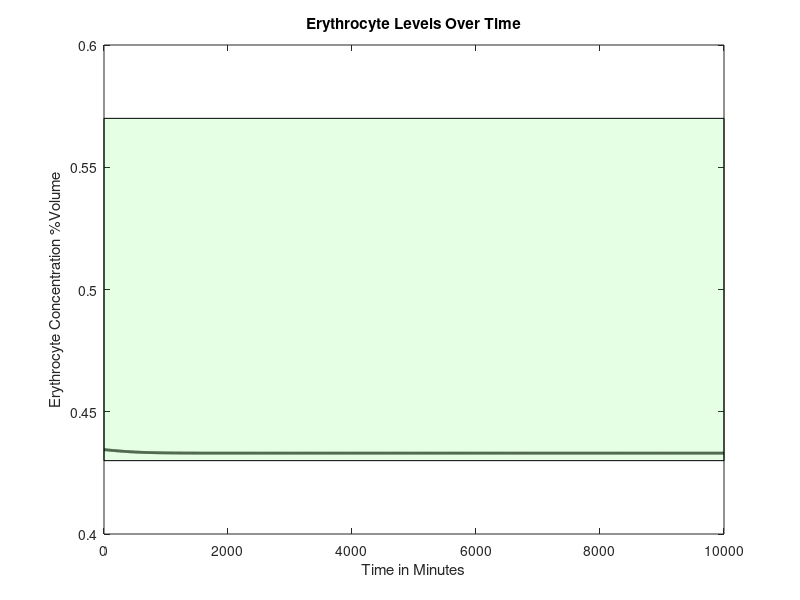
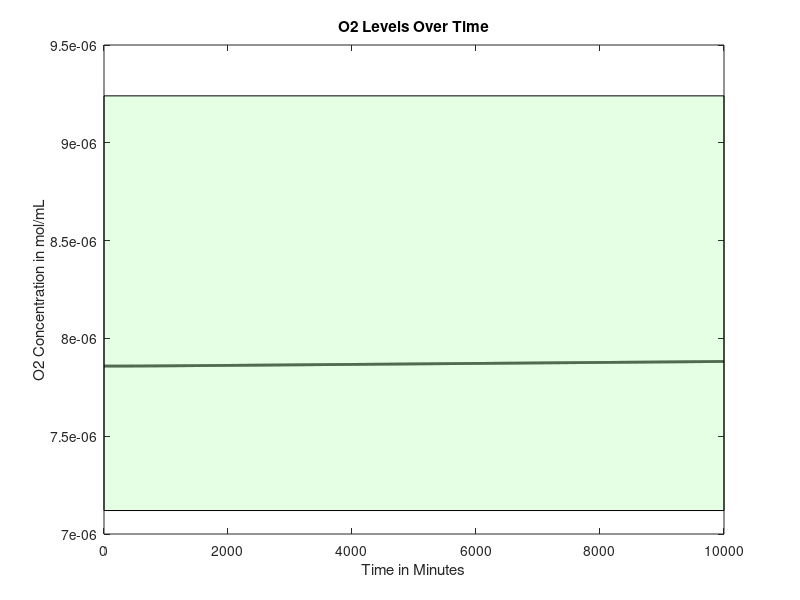
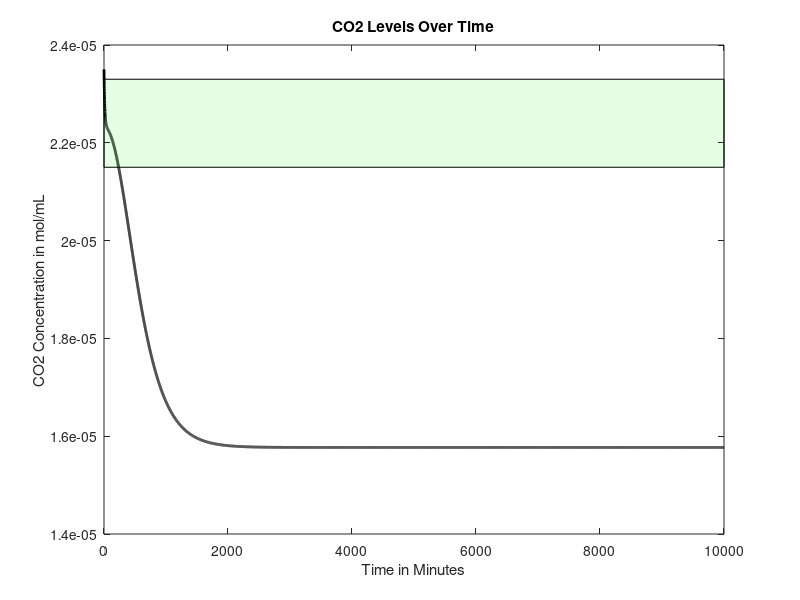
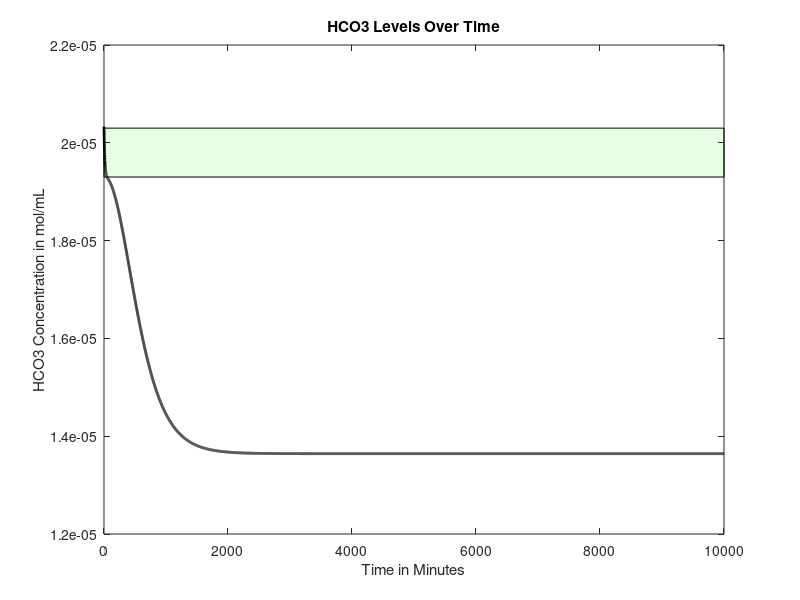

Write MATLAB code to recreate these figures, in order.
function mainfunction2withLiverEating2combo1bonesadd()

age = 50;%30; %Age in years
gender = 0; %Gender, 0=male, 1=female
mass = 70; %Weight in kg
anemia = 1; %Is the patient anemic? 1 if yes, 0 if no
bleed = 0.01; %bleeding rate in mL/min, if anemic
FerritinStores = 0.0179; %Stored moles of iron in liver as ferritin

RQ=0.825;%reaction quotients for the general body and
%RQheart=0.7;

if (40>=age) %if/else statement that sets heart rate based on age, in bpm
    baseheartrate = 60;
else 
    baseheartrate= 70;
end

%Intake of various nutrients
carbs=130;
calciumintake=1000;
sodiumintake=500;

if gender==1
    ironintake=18;
else
    ironintake=8;
end

basebloodweight=0.07*mass; %sets mass of blood in the body based on percentage composition of blood and bodyweight
%SV=mass; %stroke volume, blood pumped out of heart per beat in mL
bloodweight=basebloodweight;
bloodflow0 = 1000*bloodweight/1.06; %blood flow out of heart per minute in mL, divided by density of 1.06 g/mL (steady state value)

% cvector = concentration vector, [cE, cNa, cCa, cIron, cGlucose, cO2,
% cCO2, cHCO3], where c = "concentration of", and the letters are our
% components

if gender == 0 %if loop sets volume percentage of red blood cells based on gender
    cE0 = 0.4345;
elseif gender == 1
    cE0 = 0.402;
end

%set concentration of O2 and CO2 in mol/mL at BTP in venous blood
cO2 = 0.00000785855;
cCO2 = 0.0000235;
%concentration of bicarbonate in venous blood, in mol/L
cHCO3 = 0.00002033;
%concnetartion of glucose in mol/mL
cGlucose = 0.0000055;
%Na concentration in mol/mL
cNa = 0.000137;
%Concentration of Ca in mol/mL
cCa = 0.00000248;
%Concentration of iron in mol/mL
cIron = 7.2231e-06;

cvector0 = [cE0 cO2 cCO2 cHCO3 cGlucose cNa cCa cIron]; %concentration in the blood, in moles? mL/mL of blood

cEtrack=[cvector0(1)];
cO2track=[cvector0(2)];
cCO2track=[cvector0(3)];
cHCO3track=[cvector0(4)];
cGlucosetrack=[cvector0(5)];
cNatrack=[cvector0(6)];
cCatrack=[cvector0(7)];
cIrontrack=[cvector0(8)];
heartratetrack = [baseheartrate];

for loop=1:10000
    heartrate=(baseheartrate*cE0*basebloodweight)/(cvector0(1)*bloodweight);
    bloodflow0 = (heartrate/baseheartrate)*bloodflow0;
    % all blood per min for 60 beats per min -> all blood per 60 beats
    %(heartrate/60)*bloodflow0
    
    
    %Run initial venous blood through the heart
    [bloodflow, cvector, Ci] = lungs(bloodflow0, cvector0);
    %Run blood from lungs to the heart
    [bloodflow, cvector1] = heart(bloodflow, cvector, mass, Ci);
    %These three values are the blood flows that go from the heart to each
    %organ
    
    
    
    %Volumetric flow rate in and out of liver (mL/min)
    %Vi=Vj=V=100mL/min per 100g liver
    %Blood flow distribution will change during iron deficiency anemia but we
    %don't have a function modeling this yet
    
    if (18<=age) && (age<50)
        V=452+16.34*mass+11.85*age-166*gender;
    else
        V=1390+15.94*mass-12.86*age;
    end
    
    BFbraini=0.15*bloodflow;
    BFliveri=V;
    BFotherbloodi=bloodflow-BFbraini-0.3*BFliveri;
    %Process each of these three blood flows in their respective organs
    [BFbrainj, cvectorbrainj] = brain(BFbraini, cvector1, mass, Ci);
    
    [BFotherbloodj, cvectorotherbloodj] = otherblood(BFotherbloodi, cvector1, carbs, calciumintake, sodiumintake, ironintake, Ci, RQ, anemia, bleed);
    
    Mvectorotherbloodliver=0.7*V*cvectorotherbloodj;
    Mvectorheart=0.3*V*cvector1;
    cvectorliverin=(Mvectorotherbloodliver+Mvectorheart)/V;
    
    [BFliverj, cvectorliverj, FerritinStores1] = liver(BFliveri,cvectorliverin,gender,mass,Ci,FerritinStores, loop);
    %Redirect blood from liver to other blood and mix the two
    FerritinStores=FerritinStores1;
    Mvectorotherbloodj=(cvectorotherbloodj*(BFotherbloodj-0.7*V))+(cvectorliverj*BFliverj);
    %Add the blood flow from other blood and liver to get new blood volume
    BFotherbloodj=BFotherbloodj-0.7*V+BFliverj;
    %Do a weighted average to get a new cvector
    cvectorotherbloodj=Mvectorotherbloodj/BFotherbloodj;
    %Send 25% of the blood flow to the kidneys
    BFkidneyi=0.25*(BFbrainj+BFotherbloodj);
    %Subtract blood sent to kidneys from other blood
    BFotherbloodj=BFotherbloodj-BFkidneyi;
    %Have the kidneys process the blood they receive
    
    [BFkidneyj, cvectorkidneyj] = kidney(BFkidneyi, cvectorotherbloodj,RQ,mass, Ci, V);
    %Send blood processed in kidneys back to other blood, pool with brain, create Mvector
    Mvectorotherblood=(BFotherbloodj*cvectorotherbloodj)+(BFkidneyj*cvectorkidneyj)+(BFbrainj*cvectorbrainj);
    %Reset the bloodflow back into the lungs to the blood flow we just computed
    bloodflow0=BFotherbloodj+BFkidneyj+BFbrainj;
    
    %Recompute cvector0 by dividing Mvectorotherblood by bloodflow0
    cvector0=Mvectorotherblood/bloodflow0;
    
    cEtrack=[cEtrack cvector0(1)];
    cO2track=[cO2track cvector0(2)];
    cCO2track=[cCO2track cvector0(3)];
    cHCO3track=[cHCO3track cvector0(4)];
    cGlucosetrack=[cGlucosetrack cvector0(5)];
    cNatrack=[cNatrack cvector0(6)];
    cCatrack=[cCatrack cvector0(7)];
    cIrontrack=[cIrontrack cvector0(8)];
    heartratetrack = [heartratetrack heartrate];
    A = [cvector; cvector1; cvectorbrainj; cvectorotherbloodj; cvectorliverj; cvectorkidneyj; cvector0];
end
% figure
% plot(0:loop(end),heartratetrack)
figure
plot(0:loop(end),cEtrack,'k','LineWidth',2)
title('Erythrocyte Levels Over Time')
xlabel('Time in Minutes')
ylabel('Erythrocyte Concentration %Volume')
v1 = [0 .43; loop(end) .43; loop(end) .57; 0 .57;];
f1 = [1 2 3 4];
patch('Faces',f1,'Vertices',v1,'FaceColor','green','FaceAlpha',.1);

% v2 = [0 .57; loop(end) .57;];
% f2 = [1 2];
% patch('Faces',f1,'Vertices',v1,'FaceColor','red','FaceAlpha',.1);


figure
plot(0:loop(end),cO2track,'k','LineWidth',2)
title('O2 Levels Over Time')
xlabel('Time in Minutes')
ylabel('O2 Concentration in mol/mL')
v1 = [0 7.12e-6; loop(end) 7.12e-6; loop(end) 9.24e-6; 0 9.24e-6;];
f1 = [1 2 3 4];
patch('Faces',f1,'Vertices',v1,'FaceColor','green','FaceAlpha',.1);

figure
plot(0:loop(end),cCO2track,'k','LineWidth',2)
title('CO2 Levels Over Time')
xlabel('Time in Minutes')
ylabel('CO2 Concentration in mol/mL')
v1 = [0 2.15e-5; loop(end) 2.15e-5; loop(end) 2.33e-5; 0 2.33e-5;];
f1 = [1 2 3 4];
patch('Faces',f1,'Vertices',v1,'FaceColor','green','FaceAlpha',.1);

figure
plot(0:loop(end),cHCO3track,'k','LineWidth',2)
title('HCO3 Levels Over Time')
xlabel('Time in Minutes')
ylabel('HCO3 Concentration in mol/mL')
v1 = [0 1.93e-5; loop(end) 1.93e-5; loop(end) 2.03e-5; 0 2.03e-5;];
f1 = [1 2 3 4];
patch('Faces',f1,'Vertices',v1,'FaceColor','green','FaceAlpha',.1);

figure
plot(0:loop(end),cGlucosetrack,'k','LineWidth',2)
title('Glucose Levels Over Time')
xlabel('Time in Minutes')
ylabel('Glucose Concentration in mol/mL')
v1 = [0 3.8855e-6; loop(end) 3.8855e-6; loop(end) 9.991e-6; 0 9.991e-6;];
f1 = [1 2 3 4];
patch('Faces',f1,'Vertices',v1,'FaceColor','green','FaceAlpha',.1);

figure
plot(0:loop(end),cNatrack,'k','LineWidth',2)
title('Na Levels Over Time')
xlabel('Time in Minutes')
ylabel('Na Concentration in mol/mL')
v1 = [0 1.35e-4; loop(end) 1.35e-4; loop(end) 1.45e-4; 0 1.45e-4;];
f1 = [1 2 3 4];
patch('Faces',f1,'Vertices',v1,'FaceColor','green','FaceAlpha',.1);

figure
plot(0:loop(end),cCatrack,'k','LineWidth',2)
title('Ca Levels Over Time')
xlabel('Time in Minutes')
ylabel('Ca Concentration in mol/mL')
v1 = [0 2.2e-6; loop(end) 2.2e-6; loop(end) 2.7e-6; 0 2.7e-6;];
f1 = [1 2 3 4];
patch('Faces',f1,'Vertices',v1,'FaceColor','green','FaceAlpha',.1);

figure
plot(0:loop(end),cIrontrack,'k','LineWidth',2)
title('Iron Levels Over Time')
xlabel('Time in Minutes')
ylabel('Iron Concentration in mol/mL')
end

function [bloodout, Cout, Ci] = lungs(vblood, Cvector)
Cout = [];
% Finding volumetric flow rate out of oxygen
CiO2 = 0.000001964637; %5mL/100mL becomes .000001964637 mol
%CdeoxygenatedO2 = 0.16; %from graph and partial pressure of oxygen in entering deoxygenated blood being...
Ci=CiO2*vblood;                       %40 mmHg (this might also depend on hemoglobin)
nO2i = vblood*(Cvector(2)+CiO2); %O2 in, mL/min
nO2cons = 0.05*CiO2*vblood;%.0002082515; %5.3 mL/min becomes .0002082515 mol/min
nO2j = nO2i - nO2cons; %O2 out, mol/min
Cout(2) = nO2j/vblood; %mol/mL

% Finding volumetric flow rate out of carbon dioxide
nCO2i = vblood*Cvector(3);
nCO2cons = nCO2i*(1-(48/52));%vblood*(.0000015716531); %vblood(mL/min) and concentration of blood consumed (mol/mL)
%CjCO2 = 0.48; %48 mL/100 mL, should be dependent on hemoglobin, oxygen, things like that
nCO2j = nCO2i - nCO2cons; %CO2 out, L/min
Cout(3) = nCO2j/vblood;

% Finding volumetric flow rate out of bicarbonate
rHCO3CO2 = Cvector(4)/Cvector(3); %ratio of bicarbonate to carbon dioxide in blood leaving lungs
nHCO3j = rHCO3CO2*nCO2j; %HCO3 out, mol/min
Cout(4) = nHCO3j/vblood;

% Finding volumetric flow rate out of calcium
Cout(7) = Cvector(7); %calcium out, L/min

Cout(8) = Cvector(8); %iron concentration doesn't change in lungs
% Finding volumetric flow rate out of sodium
Cout(6) = Cvector(6); %sodium out, L/min

% Finding volumetric flow rate out of erythrocytes
Cout(1) = Cvector(1);

% Finding volumetric flow rate out of glucose

nglucosecons = nO2cons/6; %molar flow rate of glucose consumed, mol/min, in terms of O2 consumed
nGlucosei = Cvector(5)*vblood;
nGlucosej = nGlucosei - nglucosecons; %molar flow rate of glucose out, mol/min
Cout(5) = nGlucosej/vblood;
bloodout = vblood;
end

function [bloodflowj, cvectorj] = brain(bloodflowi, cvectori, mass, Ci)
%Blood volume conserved
bloodflowj=bloodflowi;

brainmass=0.02*mass*1000; %gives brain mass in grams as 2% body mass
Mvector=bloodflowi*cvectori;
%Create a null vector for cvectorj
cvectorj=zeros(1,8);
%Sets inflows equal to outflows for erythrocytes, Na, Ca, Iron
cvectorj(1)=cvectori(1);
cvectorj(6)=cvectori(6);
cvectorj(7)=cvectori(7);
cvectorj(8)=cvectori(8);

%Consume oxygen at 18.4% of intake rate
MO2j=Mvector(2)-0.184*Ci;
%Consume glucose at a rate of 5.6 mg per 100g brain mass per minute
MGlucosej=Mvector(5)-(0.00003108*(brainmass/100));%moles of glucose in - glucose requirements per mon in moles/minute
%Calculate CO2 produced based on glucose consumed via respiration equation
MCO2j=Mvector(3)+6*(0.6660746/1440);
%Calculate HCO3 made when the CO2 is produced
rHCO3CO2=Mvector(4)/Mvector(3); %ratio of bicarbonate to carbon dioxide in blood leaving lungs
HCO3j=Mvector(4)+rHCO3CO2*6*(0.6660746/1440);

%Calculate values above as concentrations and add them to cvectorj
cvectorj(2)=MO2j/bloodflowj;
cvectorj(5)=MGlucosej/bloodflowj;
cvectorj(3)=MCO2j/bloodflowj;
cvectorj(4)=HCO3j/bloodflowj;

end

function [outflow, Cout] = heart(flow,Cvector,weight, Ci)

Cout = [];

% Finding concentration out of glucose
Cout(5)=Cvector(5);
% Finding concentration out of erythrocytes
Cout(1)=Cvector(1);
% Finding concentration out of sodium
Cout(6)=Cvector(6);
% Finding concentration out of iron
Cout(8)=Cvector(8);
% Finding concentration out of calcium
Cout(7)=Cvector(7);

heartmass = weight*.003;
nO2cons = 0.116*Ci; %mL/min*mol/mL=mol/min
Cout(2) = (Cvector(2)*flow - nO2cons)/flow;
CO2gen = .7*nO2cons; %using respiratory quotient in the heart
Cout(3) = (Cvector(3)*flow + CO2gen)/flow;
rHCO3CO2 = Cvector(4)/Cvector(3); %ratio of bicarbonate to carbon dioxide in blood leaving lungs
nHCO3j = rHCO3CO2*CO2gen; %HCO3 out, mol/min
Cout(4) = (Cvector(4)*flow + nHCO3j)/flow;

outflow = flow;
end




function [bloodflowj, cvectorout, FerritinStores1]=liver(V,cvectori,G,mass,Ci,FerritinStores, loop)
%This function will deliver output volumetric flow rates for the concentration of
%the 8 components (mol/mLmin) out of the liver
%Input: G=Gender (1 if female, 0 if male)
%W=weight of person (kg); A=age of person (years)
%cvector=[cE,cO2,cCO2,cHCO3,cGlucose,cNa,cCa,cFe)
%Outputs are all in concentration flow rates (mol/mLmin) out

%Initializes cvectorout
cvectorout=[0,0,0,0,0,0,0,0];



%Calculates concentration flow rate of red blood cells out
%p=blood density in amount per mL
%Vbody=Volume of body in mL. Calculating assuming 7% of total body weight
%is blood, then divided by density of blood to find volume of blood
%RBCj=raw numerical flow rate of red blood cells out/min
%RBCi=raw numerical flow rate of RBC in/min
%nRBCj=molar flow rate of RBC out/min
%RBCcons=consumption rate of RBC/min
%No generation of RBC in liver

p=1.2e10; %number of red blood cells per mL of PURE red blood cells

%Calculate volume of blood in the body
Vblood=0.07*mass*1000/1.056;
%Calculate the number of RBCs entering liver based on concentration,
%flow rate, and pure RBC density
RBCi=p*V*cvectori(1);

if G==0
RBCnumber=5.4e9*Vblood;
else
RBCnumber=4.8e9*Vblood;   
end
%Consume some based on body size
RBCcons=5.55555e-6*RBCnumber;%just deleted*cvectori(1)
%Find pure volume of RBCs we now have based on number and density


VRBCj=(RBCi-RBCcons)/p;
%Calculate volume of plasma that entered
Vplasma=V*(1-cvectori(1));
%Calculate new concentrations based on volumeRBCs/total volume
cvectorout(1)=VRBCj/(VRBCj+Vplasma);
%Bloodflow out = blood cells out + plasma volume
bloodflowj=Vplasma+VRBCj;

%Calculates concentration flow rate of O2 out
%No generation of O2
%nO2i=molar flow rate of O2/min in
%nO2j=molar flow rate of O2/min out
%nO2cons=molar consumption rate of O2/min
nO2i= cvectori(2)*V;
nO2cons=0.204*Ci;
nO2j=nO2i-nO2cons;
cvectorout(2)=nO2j/V;

%Calculates the required intake of protein in grams/min given a
%person's demographic information
%dprotein=daily protein intake in g/day
%protein=protein intake in g/min
dprotein=0.8*mass;
protein=dprotein/1440;

%Calculates concentration flow rate of CO2 out
%nCO2i=molar flow rate of CO2/min in
%nCO2j=molar flow rate of CO2/min out
%nCO2gen=molar flow rate of CO2/min generated
%RQ=Respiratory Quotient=mol CO2 produced/mol O2 consumed
RQ=0.825;
rHCO3CO2 = cvectori(4)/cvectori(3);
nCO2gen=RQ*nO2cons;
nCO2i=cvectori(3)*V;
nCO2j=nCO2i+nCO2gen-((protein/100)/rHCO3CO2);
cvectorout(3)=nCO2j/V;


%Calculates the concentration flow rate of Bicarbonate out
%Assume no generation of bicarbonate
%%Also liver just takes in bicarbonate from the heart and stomach
%1mole bicarbonate ions consumed by liver per 100g protein/day
%rHCO3CO2 = cvectori(4)/cvectori(3); %ratio of bicarbonate to carbon dioxide in blood leaving lungs
nHCO3gen = rHCO3CO2*nCO2gen; %HCO3 out, mol/min
nHCO3i=cvectori(4)*V;
nHCO3j=nHCO3i-(protein/100)+nHCO3gen;
cvectorout(4)=nHCO3j/V;

%Calculates the concentration flow rate of Na2+ out
%Assume no generation of Na2+, only in, out, and consumption
%nNai=molar flow rate of sodium in
%nNacons=molar flow rate of sodium consumed given that 10% of bile salts
%are consumed, approx 600mL are produced per day, and there are 135mM Na+
%ions in bile.
%nNaj=molar flow rate of sodium out
nNacons=9.375e-9;
nNai=cvectori(6)*V;
nNaj=nNai-nNacons;
cvectorout(6)=nNaj/V;

%Calculates the concentration flow rate of Ca2+ out
%Assume no generation nor consumption.
%cCai=concentration flow rate of Ca2+ in mol/mLmin in
%cCaj=concentration flow rate of Ca2+ in mol/mLmin out
cvectorout(7)=cvectori(7);
%Calculates the concentration flow rate of Fe out
%Assume no generation since

% Glucose needs a big ol generation term
consumeorgenerate=0.8144*(cvectori(5)*10^6)^3-9.622*(cvectori(5)*10^6)^2+108.74*(cvectori(5)*10^6)-480.69;
scalingterm = 300/(26*mass*10^-6);
if consumeorgenerate < 0
    nGlucosegen=abs(consumeorgenerate)/scalingterm;
    nGlucosecons=0;
elseif consumeorgenerate > 0
    nGlucosecons=abs(consumeorgenerate)/scalingterm;
    nGlucosegen=0;
else
    nGlucosegen=0;
    nGlucosecons=0;
end
nGlucosebasalcons = nO2cons/6;
nGlucosei = cvectori(5)*V;
nGlucosej = nGlucosei + nGlucosegen - nGlucosecons - nGlucosebasalcons;
cvectorout(5) = nGlucosej/V;

% Iron gets packaged into ferritin in the liver, to be stored and used
% later if we run low


%determine molar flow rate of iron in
Mironin=V*cvectori(8);
Mirondif=(V*0.00012592)-Mironin;%this number is desired steady state iron concentration in the blood

if Mirondif < 0
    FerritinStores1=FerritinStores-Mirondif;
    cvectorout(8)=0.00012592;
elseif Mirondif == 0
    cvectorout(8)=cvectori(8);
    FerritinStores1=FerritinStores;
    
elseif FerritinStores > Mirondif && Mirondif>0
    Mironadd=Mirondif;
    FerritinStores1=FerritinStores-Mironadd;
    cvectorout(8)=(Mironadd+Mironin)/V;

elseif FerritinStores < Mirondif && Mirondif>0
    Mironadd=FerritinStores;
    cvectorout(8)=(Mironadd+Mironin)/V;
    FerritinStores1=0;
    
elseif FerritinStores == Mirondif && Mirondif>0
    FerritinStores1=0;
    Mironadd=FerritinStores;
    cvectorout(8)=(Mironadd+Mironin)/V;

elseif FerritinStores == 0 && Mirondif>0
    FerritinStores1=0;
    cvectorout(8)=cvectori(8);
end


end


function [bloodflowj, cvectorj] = kidney(bloodflowi, cvectori, RQ, mass, Ci, V)
T=1440;%Multiplier that scales up the time period of interest to one day (required for glucose equation)
Kidneymass=(300/70000)*mass; %mass of the kidneys combined in grams

%Initialize all intakes
Mvector=bloodflowi*cvectori;
bloodflowj=bloodflowi;

%Consume relevant compounds to create outlet values

MEj=Mvector(1);
MIronj=Mvector(8);

MO2j=Mvector(2)-0.072*Ci;
% Find mol/min O2 consumed
%MO2cons = Mvector(2) - MO2j;
% Convert to mL/min per 100g
%MO2cons = (MO2cons/0.0000392927)/(Kidneymass/100);
% Find mmol/min per 100g Na consumed
%MNacons = (MO2cons - 0.5)/0.1;
% Convert to mol/min
%MNacons = (MNacons/1000)*(Kidneymass/100);

%this is new sodium stuff

PNaconc=cvectori(6)*1e6; %plasma sodium concentration, converted to mmol/L for the sake of the equation
%Naremoved=0.0043*(PNaconc)^3 - 1.6942*(PNaconc)^2 + 223.58*PNaconc - 9925; %sodium removed, micromol per minute
Naremoved=0.0003*exp(0.0817*PNaconc);%sodium removed, micromol per minute
MNaremoved=Naremoved/1e6;%sodium removed in moles
MNaj = Mvector(6) - MNaremoved;

%this is old sodium stuff
% MNacons = (100/1440)/1000;
% MNaj = Mvector(6) - MNacons;




x = (1000*.26)/(1000*40.08*1440);
y = (17/5)*(bloodflowi-((3/34)*V));
b = (((x/y)*(y-(.7*V))+(((.7*x)/y)*V))*(y+(.3*V)-bloodflowi))/((y+(.3*V)));
c = (1-(bloodflowi/(y+(.3*V)-bloodflowi)));
MCaj= Mvector(7) - ((((x/y)*(y-(.7*V))+(((.7*x)/y)*V))*(y+(.3*V)))/((y+(.3*V))));
MGlucosej=Mvector(5)-(Mvector(5)*(0.226/((Mvector(5))*T)));
MCO2j=Mvector(3)+((Mvector(2)-MO2j)*RQ);
rHCO3O2=Mvector(4)/Mvector(3);
MHCO3gen=rHCO3O2*((Mvector(2)-MO2j)*RQ);
MHCO3j=Mvector(4)+MHCO3gen;%-0.15*(Mvector(4))+(.004/T)

%Recompute all concentrations using original mass of blood and new values

cIronj=MIronj/bloodflowj;
cNaj=MNaj/bloodflowj;
cO2j=MO2j/bloodflowj;
cCO2j=MCO2j/bloodflowj;
cEj=MEj/bloodflowj;
cGlucosej=MGlucosej/bloodflowj;
cHCO3j=MHCO3j/bloodflowj;
cCaj=MCaj/bloodflowj;

cvectorj=[cEj cO2j cCO2j cHCO3j cGlucosej cNaj cCaj cIronj];

end

function [outflow, Cout] = otherblood(flow, Cin, carbs, calciumintake, sodiumintake, ironintake, Ci, RQ, anemia, bleed)
Cout = [];
outflow=flow;

%Accounts for the bleeding of a certain volume at a steady rate when the
%patient is anemic    
if anemia == 0
Cout(1) = Cin(1);
else
    RBCin = flow*Cin(1)*1.2e10;
    RBClost = bleed*Cin(1)*1.2e10;
    RBCout = RBCin - RBClost;
    vRBCout = RBCout/1.2e10;
Cout(1) = vRBCout/outflow; 
end

Cout(2) = (Cin(2)*flow-0.374*Ci)/flow;%-CO2cons;
nCO2gen = 0.374*Ci*RQ;
Cout(3) = (Cin(3)*flow + nCO2gen)/flow;
rHCO3CO2 = Cin(4)/Cin(3);
Cout(4) = (Cin(4)*flow + nCO2gen*rHCO3CO2)/flow;
Cout(5) = (flow*Cin(5) + (.8*carbs)/(180.156*1440))/flow; %130g of carbs, 80 percent is directly translated to glucose, 20% is fructose and galactose which goes to the liver and may be converted to glucose at a later stage so another term is incoming
Cout(6) = (flow*Cin(6) + (sodiumintake/(700*22.99*1440)))/flow; %500 mg of sodium needed for vital functions so start with sodium intake being 500 mg
Cout(7) = (flow*Cin(7) + (calciumintake*.26)/(1000*40.08*1440))/flow; %calcium intake should be around 1000 mg
Cout(8) = (flow*Cin(8)+ (ironintake*.18)/(1000*55.845*1440)-1/(1440*1000*55.845))/flow;%iron intake will be approximately 8 mg for males and 18 mg for females
end